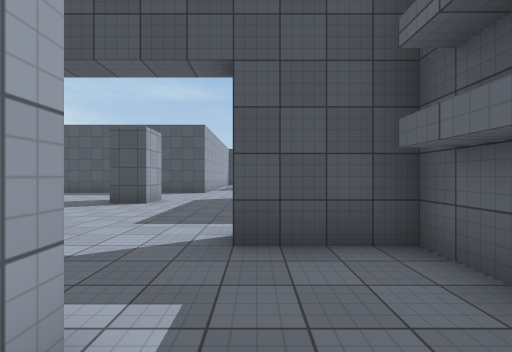
View 1 (above)

20 first-person views from a walk through a scene from a Unity 3-D project. The camera is 1.5 m above the floor, looks level and sees 90° across. The floor is counted in squares, 2 m on a side. Each view is taken from the middle of a square. On the plan, view 1 faces up. The plan holds only what a view shows up to about 9 squares ahead; the rest is blank. The player character is not drawn. Surface patterns are stand-ins for the level's own textures.

View 2
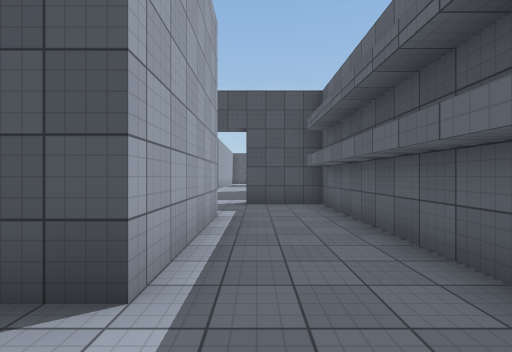

View 3
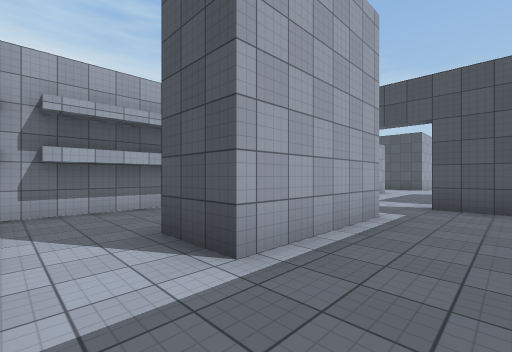

View 4
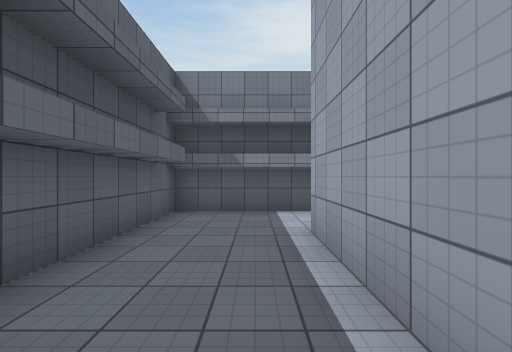

View 5
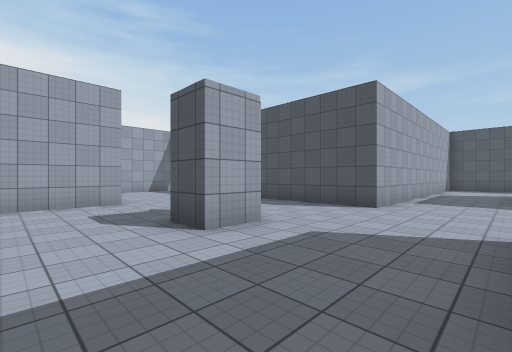

View 6
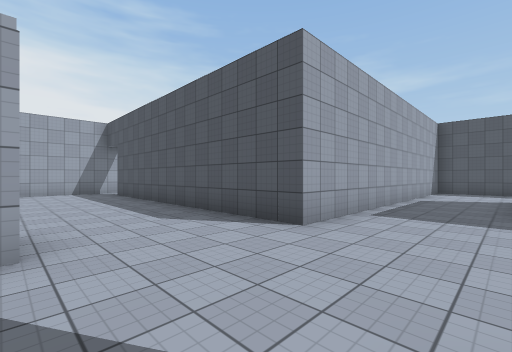

View 7
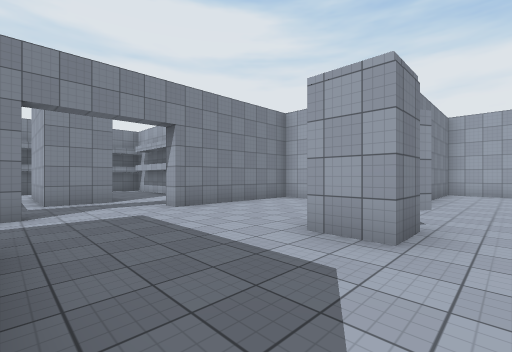

View 8
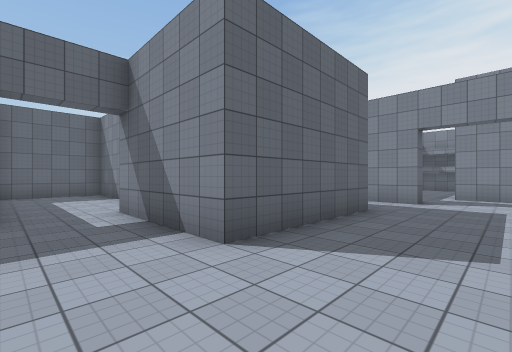

View 9
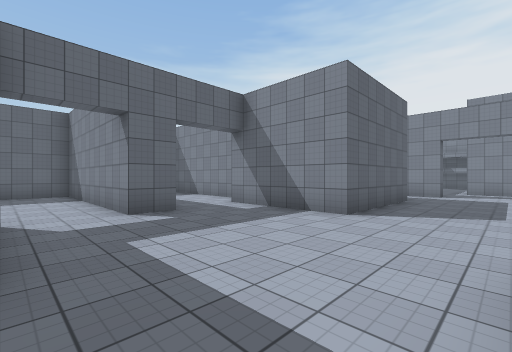

View 10
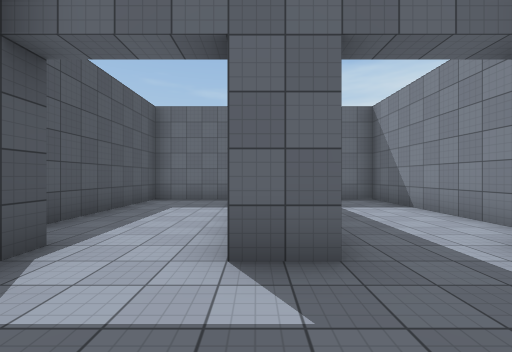

View 11
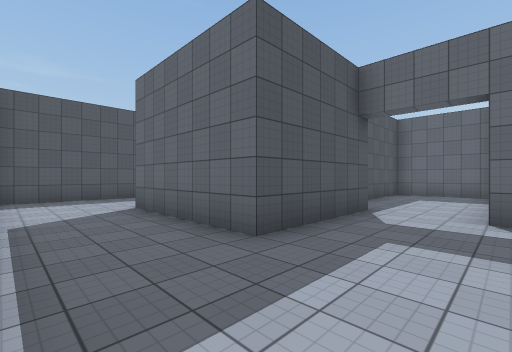

View 12
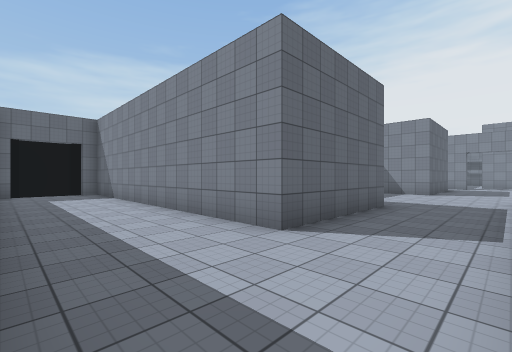

View 13
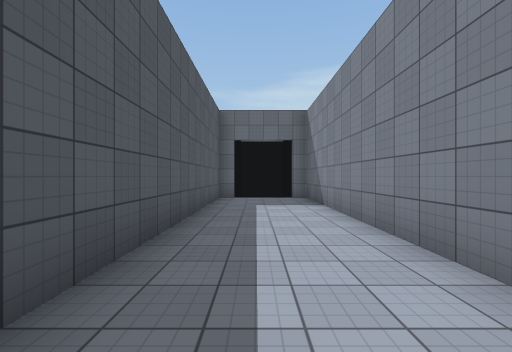

View 14
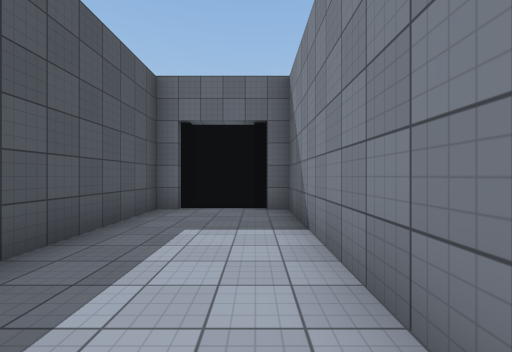

View 15
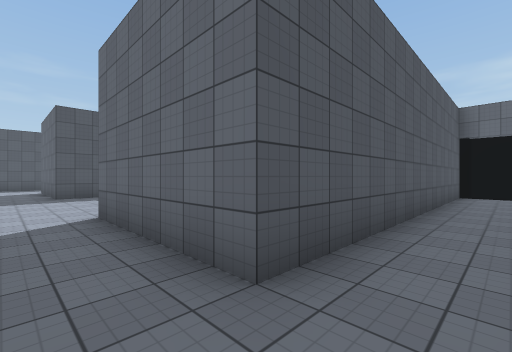

View 16
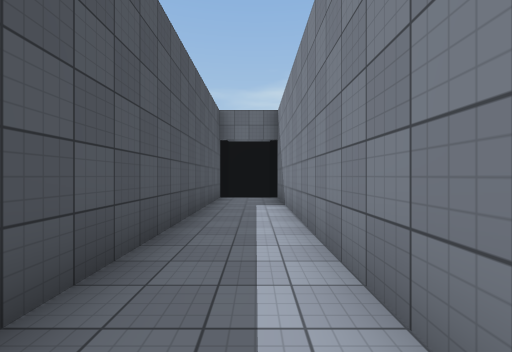

View 17
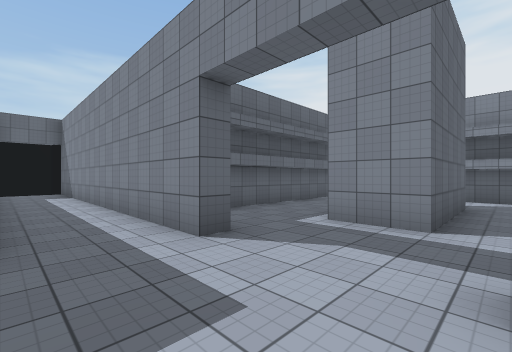

View 18
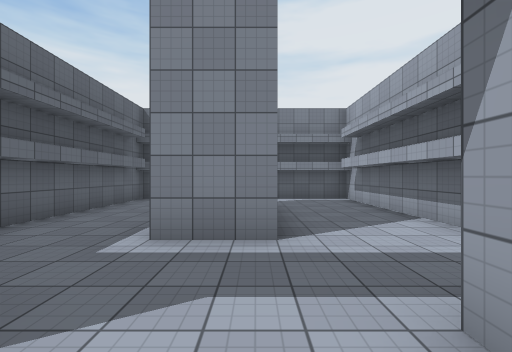

View 19
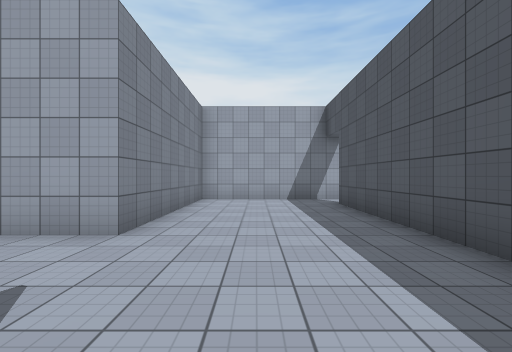

View 20
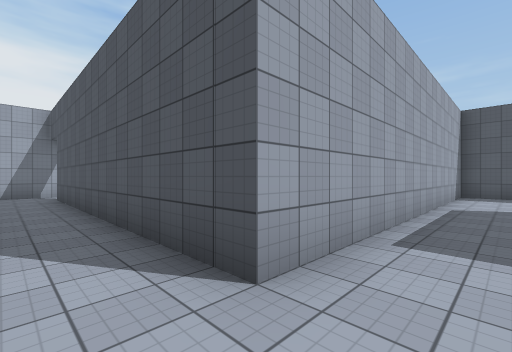

### Floor plan
Ten units are one square. View 1 is at (0, 0); x grows to the right and y downward. Boxes are objects, and circles mark ways between rooms. Rooms are numbered by the first view taken in them; rooms with no view inside come last. Other rooms are left out.
<svg viewBox="-127 -217 242 267">
<path fill="none" stroke="#000" d="M-8 -10 -8 25M-5 45 17 45 17 -28 -3 -28M32 -111 32 -122 89 -122M48 -82 92 -82 92 -110M38 -142 2 -142 2 -182 97 -182 97 -188M-3 -28 -3 -32 98 -32M92 -125 92 -152 49 -152M-70 -32 -30 -32 -30 -28M-50 -2 -50 45 -5 45M100 -52 2 -52 2 -92 38 -92M106 -50 101 -50M-122 -106 -122 -73 -72 -73 -72 -35M-8 25 -23 25 -23 -10 -8 -10M110 -40 110 -48M110 -190 110 -205 97 -205 97 -212 -22 -212 -22 -112 -109 -112"/>
<rect x="-45" y="-85" width="20" height="20" fill="#bbb"><title>other object</title></rect>
<circle cx="-10" cy="-20" r="3" fill="#2a7"/>
<circle cx="-15" cy="35" r="3" fill="#2a7"/>
<text x="0" y="10">1</text>
<text x="0" y="-100">2</text>
</svg>
Room 1 opens to room 2.

Where each view was taken, in squares from view 1:
view 1: 0 up, 0 right, facing up
view 2: 4 down, 0 right, facing up
view 3: 4 down, 1 right, facing up-left
view 4: 1 up, 0 right, facing down
view 5: 5 up, 0 right, facing up-left
view 6: 8 up, 0 right, facing up-left
view 7: 9 up, 0 right, facing down-left
view 8: 11 up, 2 left, facing down-right
view 9: 14 up, 2 left, facing down-right
view 10: 12 up, 1 right, facing right
view 11: 12 up, 2 left, facing up-right
view 12: 21 up, 2 left, facing down-right
view 13: 20 up, 1 right, facing right
view 14: 19 up, 4 right, facing right
view 15: 4 up, 1 left, facing up-right
view 16: 4 up, 1 right, facing right
view 17: 5 up, 3 left, facing down-right
view 18: 4 up, 2 left, facing down
view 19: 9 up, 4 left, facing left
view 20: 10 up, 1 left, facing up-left
